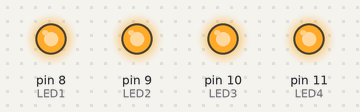
The sketch below on a simulated Arduino Uno, built with avr-gcc and run on an emulated ATmega328P. Shown: output pins drawn as LEDs (lit = HIGH).

Above: at 0.5 s.
At 1.5 s:
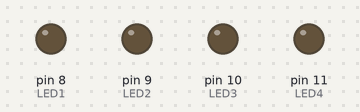
At 2.5 s:
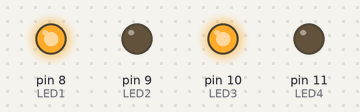
At 3.5 s:
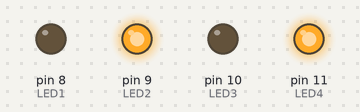
Timing chart, 0 to 5.2 s (numbered marks = the images above):
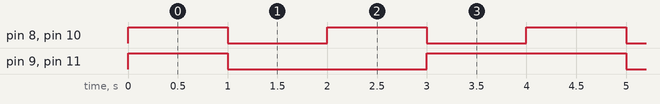

Measured:
- by itself, pin 8 (LED1), pin 10 (LED3): alternates HIGH for 1.0 s and LOW for 1.0 s
- by itself, pin 9 (LED2), pin 11 (LED4): repeats every 4.0 s: LOW 2.0 s, HIGH 2.0 s
- by itself, everything shown: repeats every 4.0 s, in 5 steps

The sketch:

B.ino
```cpp
#define LED1 8
#define LED2 9
#define LED3 10
#define LED4 11

void setup() {
    pinMode(LED1, OUTPUT);
    pinMode(LED2, OUTPUT);
    pinMode(LED3, OUTPUT);
    pinMode(LED4, OUTPUT);
}

void loop() {
    digitalWrite(LED1, HIGH);
    digitalWrite(LED2, HIGH);
    digitalWrite(LED3, HIGH);
    digitalWrite(LED4, HIGH);
    delay(1000);

    digitalWrite(LED1, LOW);
    digitalWrite(LED2, LOW);
    digitalWrite(LED3, LOW);
    digitalWrite(LED4, LOW);
    delay(1000);

    digitalWrite(LED1, HIGH);
    digitalWrite(LED3, HIGH);
    delay(1000);

    digitalWrite(LED1, LOW);
    digitalWrite(LED3, LOW);
    digitalWrite(LED2, HIGH);
    digitalWrite(LED4, HIGH);
    delay(1000);

    digitalWrite(LED2, LOW);
    digitalWrite(LED4, LOW);
}
```
